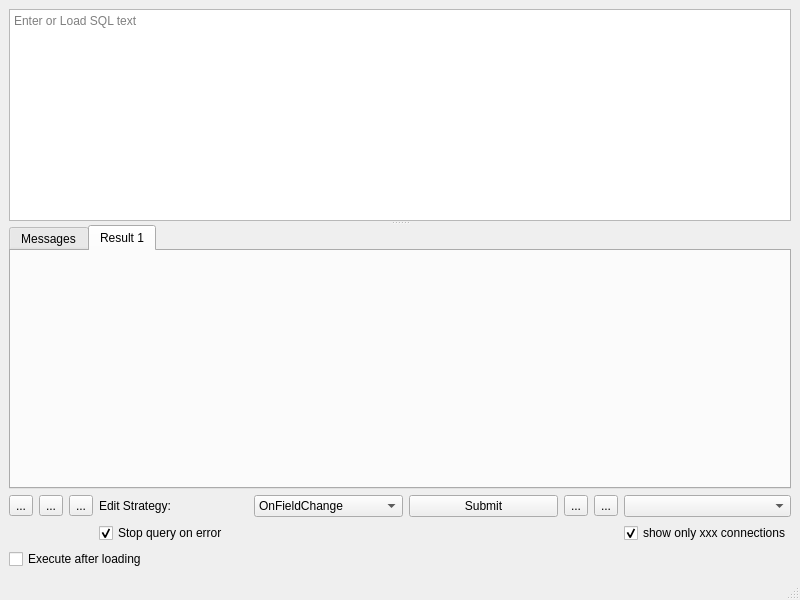
<?xml version="1.0" encoding="UTF-8"?>
<ui version="4.0">
 <class>NewQueryDialog</class>
 <widget class="QMainWindow" name="NewQueryDialog">
  <property name="geometry">
   <rect>
    <x>0</x>
    <y>0</y>
    <width>800</width>
    <height>600</height>
   </rect>
  </property>
  <property name="windowTitle">
   <string>MainWindow</string>
  </property>
  <widget class="QWidget" name="centralwidget">
   <layout class="QGridLayout" name="gridLayout">
    <item row="3" column="0" colspan="6">
     <widget class="QCheckBox" name="cb_sql_execute_after_loading">
      <property name="text">
       <string>Execute after loading</string>
      </property>
     </widget>
    </item>
    <item row="1" column="0">
     <widget class="QToolButton" name="go_QueryButton">
      <property name="toolTip">
       <string>&lt;html&gt;&lt;head/&gt;&lt;body&gt;&lt;p&gt;Click to execute selected queries if more than one,&lt;/p&gt;&lt;/body&gt;&lt;/html&gt;</string>
      </property>
      <property name="text">
       <string>...</string>
      </property>
      <property name="icon">
       <iconset resource="../Resources/mapper.qrc">
        <normaloff>:/go.png</normaloff>:/go.png</iconset>
      </property>
     </widget>
    </item>
    <item row="2" column="8">
     <widget class="QCheckBox" name="chkShowOnly">
      <property name="text">
       <string>show only xxx connections</string>
      </property>
      <property name="checked">
       <bool>true</bool>
      </property>
     </widget>
    </item>
    <item row="1" column="4">
     <widget class="QComboBox" name="cbEditStrategy">
      <item>
       <property name="text">
        <string>OnFieldChange</string>
       </property>
      </item>
      <item>
       <property name="text">
        <string>OnRowChange</string>
       </property>
      </item>
      <item>
       <property name="text">
        <string>OnManualSubmit</string>
       </property>
      </item>
     </widget>
    </item>
    <item row="1" column="6">
     <widget class="QToolButton" name="load_QueryButton">
      <property name="toolTip">
       <string>&lt;html&gt;&lt;head/&gt;&lt;body&gt;&lt;p&gt;Click to load a text tile containing a query.&lt;/p&gt;&lt;/body&gt;&lt;/html&gt;</string>
      </property>
      <property name="text">
       <string>...</string>
      </property>
      <property name="icon">
       <iconset resource="../Resources/mapper.qrc">
        <normaloff>:/fileload.png</normaloff>:/fileload.png</iconset>
      </property>
     </widget>
    </item>
    <item row="1" column="3">
     <widget class="QLabel" name="lblEditStrategy">
      <property name="text">
       <string>Edit Strategy:</string>
      </property>
     </widget>
    </item>
    <item row="1" column="2">
     <widget class="QToolButton" name="rollback_toolButton">
      <property name="toolTip">
       <string>&lt;html&gt;&lt;head/&gt;&lt;body&gt;&lt;p&gt;If active a Rollback transaction will be performed when clicked.&lt;/p&gt;&lt;/body&gt;&lt;/html&gt;</string>
      </property>
      <property name="text">
       <string>...</string>
      </property>
      <property name="icon">
       <iconset resource="../Resources/mapper.qrc">
        <normaloff>:/rollback.png</normaloff>:/rollback.png</iconset>
      </property>
     </widget>
    </item>
    <item row="1" column="8">
     <widget class="QComboBox" name="cbConnections">
      <property name="toolTip">
       <string>Select target database connection. </string>
      </property>
     </widget>
    </item>
    <item row="1" column="7">
     <widget class="QToolButton" name="save_QueryButton">
      <property name="toolTip">
       <string>&lt;html&gt;&lt;head/&gt;&lt;body&gt;&lt;p&gt;Click to save the query.&lt;/p&gt;&lt;/body&gt;&lt;/html&gt;</string>
      </property>
      <property name="text">
       <string>...</string>
      </property>
      <property name="icon">
       <iconset resource="../Resources/mapper.qrc">
        <normaloff>:/filesave.png</normaloff>:/filesave.png</iconset>
      </property>
     </widget>
    </item>
    <item row="0" column="0" colspan="9">
     <widget class="QSplitter" name="query_splitter">
      <property name="orientation">
       <enum>Qt::Orientation::Vertical</enum>
      </property>
      <widget class="QTextEdit" name="editQuery">
       <property name="toolTip">
        <string>&lt;html&gt;&lt;head/&gt;&lt;body&gt;&lt;p&gt;Enter an SQL query. if more than one query is to be performed terminate each with a semicolon. To execute only one query, higlight it. Then click on the execute utton.&lt;/p&gt;&lt;/body&gt;&lt;/html&gt;</string>
       </property>
       <property name="placeholderText">
        <string>Enter or Load SQL text</string>
       </property>
      </widget>
      <widget class="QTabWidget" name="widget_query_view">
       <property name="enabled">
        <bool>true</bool>
       </property>
       <property name="currentIndex">
        <number>1</number>
       </property>
       <widget class="QWidget" name="tab">
        <attribute name="title">
         <string>Messages</string>
        </attribute>
        <layout class="QHBoxLayout" name="horizontalLayout">
         <item>
          <widget class="QTextEdit" name="queryResultText">
           <property name="readOnly">
            <bool>true</bool>
           </property>
          </widget>
         </item>
        </layout>
       </widget>
       <widget class="QWidget" name="tab_2">
        <attribute name="title">
         <string>Result 1</string>
        </attribute>
       </widget>
      </widget>
     </widget>
    </item>
    <item row="1" column="1">
     <widget class="QToolButton" name="clear_QueryButton">
      <property name="toolTip">
       <string>&lt;html&gt;&lt;head/&gt;&lt;body&gt;&lt;p&gt;Clear the screen of queries and results.&lt;/p&gt;&lt;/body&gt;&lt;/html&gt;</string>
      </property>
      <property name="text">
       <string>...</string>
      </property>
      <property name="icon">
       <iconset resource="../Resources/mapper.qrc">
        <normaloff>:/trash.png</normaloff>:/trash.png</iconset>
      </property>
     </widget>
    </item>
    <item row="2" column="3">
     <widget class="QCheckBox" name="cb_stop_query_on_error">
      <property name="text">
       <string>Stop query on error</string>
      </property>
      <property name="checked">
       <bool>true</bool>
      </property>
     </widget>
    </item>
    <item row="1" column="5">
     <widget class="QPushButton" name="pbSubmit">
      <property name="text">
       <string>Submit</string>
      </property>
     </widget>
    </item>
   </layout>
  </widget>
  <widget class="QMenuBar" name="menubar">
   <property name="geometry">
    <rect>
     <x>0</x>
     <y>0</y>
     <width>800</width>
     <height>22</height>
    </rect>
   </property>
  </widget>
  <widget class="QStatusBar" name="statusbar"/>
 </widget>
 <resources>
  <include location="../Resources/mapper.qrc"/>
 </resources>
 <connections/>
</ui>
